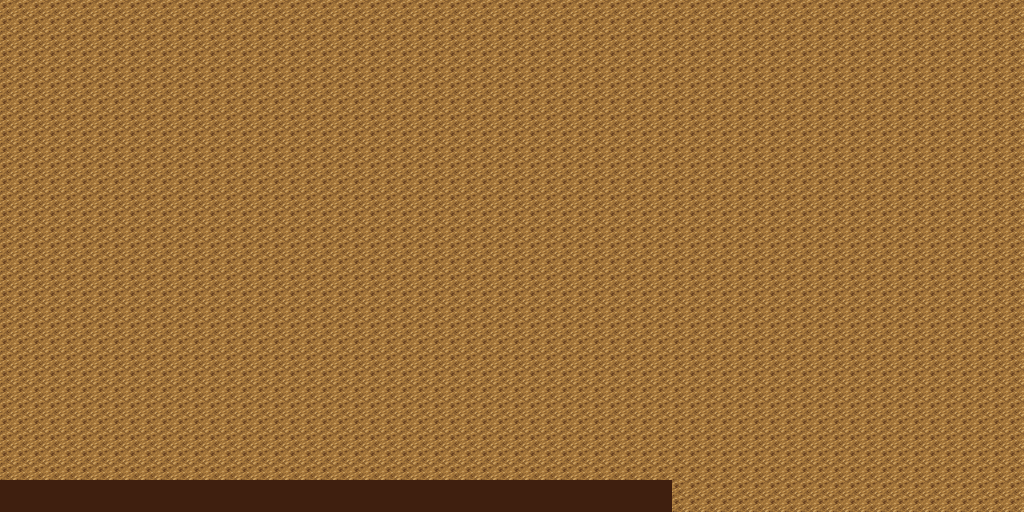

Below is a game level as drawn by its tile map, then a one-line description and the .tmx that defines it (tile-layer data replaced by summaries):
An orthogonal 64x32 tile map with 16x16 px tiles, 1 tile layer (Tile Layer 1), 2 tilesets.

<map version="1.0" tiledversion="1.1.4" orientation="orthogonal" renderorder="right-down" width="64" height="32" tilewidth="16" tileheight="16" infinite="0" nextobjectid="1">
 <tileset firstgid="1" source="Cave_2.tsx" />
 <tileset firstgid="166" source="Cave_4.tsx" />
 <layer name="Tile Layer 1" width="64" height="32">
  <data>[2048 cells, 2048 non-empty, 2 distinct tile ids]</data>
 </layer>
</map>